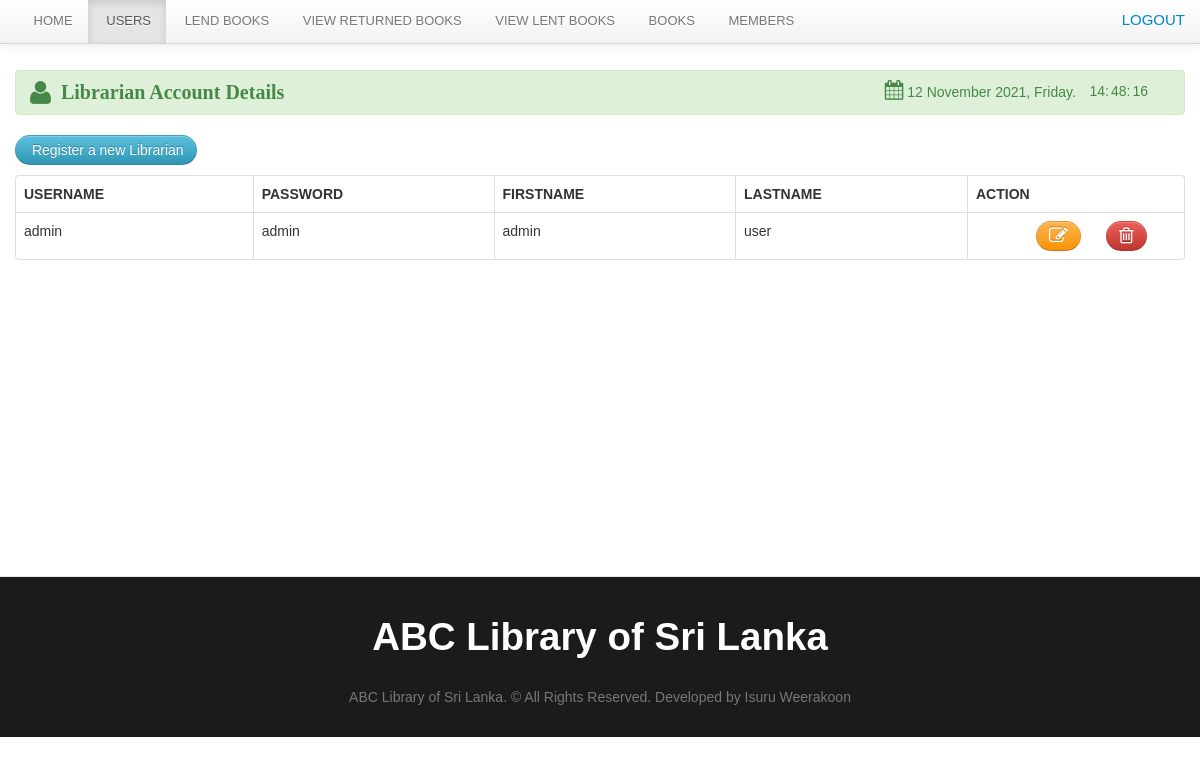
The app's page /librarian/users.php with its own data.
### tables this page shows
CREATE TABLE `users` (
  `user_id` int(11) NOT NULL,
  `username` varchar(100) NOT NULL,
  `password` varchar(100) NOT NULL,
  `firstname` varchar(100) NOT NULL,
  `lastname` varchar(100) NOT NULL
);

### librarian/users.php (the view, shortened to what this page needs)
<?php include('header.php'); ?>
<?php include('navbar_user.php'); ?>
	<div class="container">
		<div class="margin-top">
			<div class="row">
				<div class="span12">
					<br>
					<div class="alert alert-success">
						<strong style="font-family: 'Arial Black', arial-black;font-size: 20px;"><i class="icon-user icon-large"></i>&nbsp;&nbsp;Librarian Account Details</strong>
						<div class="pull-right">
							<table>
								<tr>
									<td><i class="icon-calendar icon-small" style="font-size: 20px;"></i>
                                        <?php
                                            $Today = date('y:m:d');
                                            $new = date('d F Y, l', strtotime($Today));
                                            echo $new.'.  ';
                                        ?>&nbsp;&nbsp;</td>
									<td id="Hour"></td>
									<td id="Minut"></td>
									<td id="Second"></td>
							</table>
						</div>
					</div>
					<p><a href="#add_user" class="btn btn-info" data-toggle="modal">&nbsp;Register a new Librarian </a></p>
				</div>
				<div class="span12">
					<table cellpadding="0" cellspacing="0" border="0" class="table  table-bordered" id="example">
						<thead>
						<tr>
							<th>Username</th>
							<th>Password</th>
							<th>Firstname</th>
							<th>Lastname</th>
							<th>Action</th>
						</tr>
						</thead>
						<tbody>
                        <?php $user_query=mysqli_query($connect,"select * from users")or die("Query Failed -> ".mysqli_error($connect));
                            while($row=mysqli_fetch_array($user_query)){
                                $id=$row['user_id']; ?>
								<tr class="del<?php echo $id ?>">
									<td><?php echo $row['username']; ?></td>
									<td><?php echo $row['password']; ?></td>
									<td><?php echo $row['firstname']; ?></td>
									<td><?php echo $row['lastname']; ?></td>
									<td width="100">
										<div class="span2">
											<a rel="tooltip"  title="Delete" id="<?php echo $id; ?>"  href="#delete_user<?php echo $id; ?>" data-toggle="modal"  class="btn btn-danger"><i class="icon-trash icon-large"></i></a>
											<div class="span1">
												<a rel="tooltip"  title="Edit" id="e<?php echo $id; ?>" href="#edit<?php echo $id; ?>" data-toggle="modal" class="btn btn-warning">   <i class="icon-edit icon-large"></i></a>
											</div></div>
									</td>
								</tr>
                            <?php } ?>
						</tbody>
					</table>
				</div>
			</div>
		</div>
	</div>
<?php include('footer.php') ?>

### css/docs.css (style rules this page uses)
body { font-family:'TR Century Gothic',Helvetica,Arial,sans-serif !important; }
.btn { border-radius: 25px !important; }
.alert { text-shadow: none; }
th { text-transform:uppercase; }
.margin-top { margin-top:50px; }
body { background: url(../img/grid_noise.png); position: relative; }

### css/print.css (style rules this page uses)
th { text-align:left; }
td { text-align:left; border-top:1px solid; padding:2px; }
.btn { display:none; }
.alert { display:none; }
body { font-family:arial; font-size:13px; }

### records on screen
users: username "admin", password "admin", firstname "admin", lastname "user"
